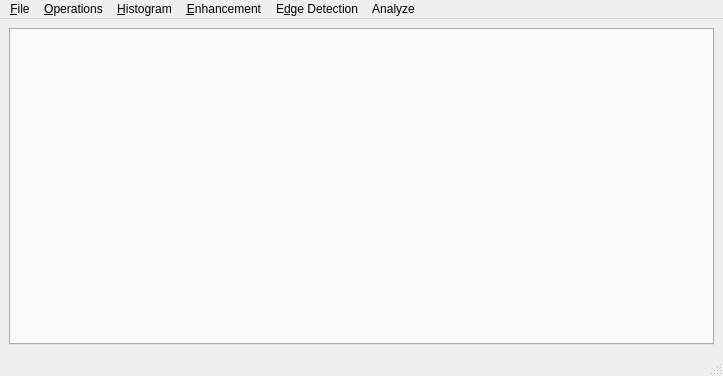
<?xml version="1.0" encoding="UTF-8"?>
<ui version="4.0">
 <class>MainWindow</class>
 <widget class="QMainWindow" name="MainWindow">
  <property name="geometry">
   <rect>
    <x>0</x>
    <y>0</y>
    <width>723</width>
    <height>376</height>
   </rect>
  </property>
  <property name="windowTitle">
   <string>MainWindow</string>
  </property>
  <widget class="QWidget" name="centralwidget">
   <layout class="QVBoxLayout" name="verticalLayout">
    <item>
     <widget class="QTabWidget" name="tabWidget">
      <property name="tabsClosable">
       <bool>true</bool>
      </property>
     </widget>
    </item>
   </layout>
  </widget>
  <widget class="QMenuBar" name="menubar">
   <property name="geometry">
    <rect>
     <x>0</x>
     <y>0</y>
     <width>723</width>
     <height>21</height>
    </rect>
   </property>
   <widget class="QMenu" name="menuFile">
    <property name="title">
     <string>&amp;File</string>
    </property>
    <addaction name="actionOpen"/>
    <addaction name="actionAbout_Image"/>
    <addaction name="actionSave"/>
   </widget>
   <widget class="QMenu" name="menuOperations">
    <property name="title">
     <string>&amp;Operations</string>
    </property>
    <widget class="QMenu" name="menuTwo_Pictures">
     <property name="title">
      <string>Arithmatic</string>
     </property>
     <addaction name="actionAdd"/>
     <addaction name="actionSubtract"/>
     <addaction name="actionMultiply"/>
     <addaction name="actionDivision"/>
    </widget>
    <widget class="QMenu" name="menuBoolean">
     <property name="title">
      <string>Boolean</string>
     </property>
     <addaction name="actionNot"/>
     <addaction name="actionAnd"/>
     <addaction name="actionOr"/>
    </widget>
    <widget class="QMenu" name="menuGeometry">
     <property name="title">
      <string>Geometry</string>
     </property>
     <widget class="QMenu" name="menuFlip">
      <property name="title">
       <string>Flip</string>
      </property>
      <addaction name="actionVertical"/>
      <addaction name="actionHorizontal"/>
     </widget>
     <widget class="QMenu" name="menuMirror">
      <property name="title">
       <string>Mirror</string>
      </property>
      <addaction name="actionCartesian"/>
      <addaction name="actionx_y"/>
     </widget>
     <widget class="QMenu" name="menuZoom">
      <property name="title">
       <string>Zoom</string>
      </property>
      <addaction name="actionIn"/>
      <addaction name="actionOut"/>
     </widget>
     <widget class="QMenu" name="menuRotation">
      <property name="title">
       <string>Rotation</string>
      </property>
      <addaction name="action90"/>
      <addaction name="action180"/>
      <addaction name="action270"/>
     </widget>
     <addaction name="actionTranslation"/>
     <addaction name="menuRotation"/>
     <addaction name="menuFlip"/>
     <addaction name="menuMirror"/>
     <addaction name="menuZoom"/>
    </widget>
    <widget class="QMenu" name="menuBrightening">
     <property name="title">
      <string>Brightening</string>
     </property>
     <addaction name="actionAdd_2"/>
     <addaction name="actionSubtract_2"/>
     <addaction name="actionMultiply_2"/>
     <addaction name="actionDivision_2"/>
    </widget>
    <addaction name="actionNegative"/>
    <addaction name="actionGrayscale"/>
    <addaction name="menuBrightening"/>
    <addaction name="separator"/>
    <addaction name="menuTwo_Pictures"/>
    <addaction name="menuBoolean"/>
    <addaction name="separator"/>
    <addaction name="menuGeometry"/>
    <addaction name="separator"/>
    <addaction name="actionBinary_Segmentation"/>
    <addaction name="actionThinning"/>
    <addaction name="separator"/>
    <addaction name="actionResize"/>
   </widget>
   <widget class="QMenu" name="menuHistogram">
    <property name="title">
     <string>&amp;Histogram</string>
    </property>
    <widget class="QMenu" name="menuRGB">
     <property name="title">
      <string>RGB Normal</string>
     </property>
     <addaction name="actionRed"/>
     <addaction name="actionGreen"/>
     <addaction name="actionBlue"/>
    </widget>
    <widget class="QMenu" name="menuRGB_Normalization">
     <property name="title">
      <string>RGB Normalization</string>
     </property>
     <addaction name="actionRed_2"/>
     <addaction name="actionGreen_2"/>
     <addaction name="actionBlue_2"/>
    </widget>
    <addaction name="actionNormal"/>
    <addaction name="actionNormalisasi"/>
    <addaction name="separator"/>
    <addaction name="menuRGB"/>
    <addaction name="menuRGB_Normalization"/>
   </widget>
   <widget class="QMenu" name="menuEnhancement">
    <property name="title">
     <string>&amp;Enhancement</string>
    </property>
    <widget class="QMenu" name="menuTransformation">
     <property name="title">
      <string>Transformation</string>
     </property>
     <addaction name="actionLog"/>
     <addaction name="actionInverse_Log"/>
     <addaction name="actionPower"/>
    </widget>
    <widget class="QMenu" name="menuHigh_Pass_Filter">
     <property name="title">
      <string>High Pass Filter</string>
     </property>
     <addaction name="action1"/>
     <addaction name="action2"/>
     <addaction name="action3"/>
     <addaction name="action4"/>
     <addaction name="action5"/>
     <addaction name="action6"/>
    </widget>
    <widget class="QMenu" name="menuBit_Slicing">
     <property name="title">
      <string>Bit Slicing</string>
     </property>
     <addaction name="actionRed_3"/>
     <addaction name="actionGreen_3"/>
     <addaction name="actionBlue_3"/>
     <addaction name="actionGrayscale_2"/>
    </widget>
    <addaction name="actionContrast_Stretching"/>
    <addaction name="menuTransformation"/>
    <addaction name="actionGray_Level_Slicing"/>
    <addaction name="menuBit_Slicing"/>
    <addaction name="separator"/>
    <addaction name="actionHistogram_Leveling"/>
    <addaction name="actionHistogram_Specification"/>
    <addaction name="separator"/>
    <addaction name="actionMedian_Filter"/>
    <addaction name="menuHigh_Pass_Filter"/>
    <addaction name="actionUnsharp_Masking"/>
    <addaction name="actionHighboost_Filter"/>
    <addaction name="separator"/>
   </widget>
   <widget class="QMenu" name="menuEdge_Detection">
    <property name="title">
     <string>E&amp;dge Detection</string>
    </property>
    <addaction name="actionGradient"/>
    <addaction name="actionLaplace"/>
    <addaction name="actionLaplace_of_Gaussian"/>
    <addaction name="actionSobel"/>
    <addaction name="actionPrewitt"/>
    <addaction name="actionRoberts"/>
    <addaction name="actionCanny"/>
   </widget>
   <widget class="QMenu" name="menuAnalyze">
    <property name="title">
     <string>Analyze</string>
    </property>
    <addaction name="actionNumber_Plate_Detector"/>
   </widget>
   <addaction name="menuFile"/>
   <addaction name="menuOperations"/>
   <addaction name="menuHistogram"/>
   <addaction name="menuEnhancement"/>
   <addaction name="menuEdge_Detection"/>
   <addaction name="menuAnalyze"/>
  </widget>
  <widget class="QStatusBar" name="statusbar"/>
  <action name="actionOpen">
   <property name="text">
    <string>&amp;Open</string>
   </property>
   <property name="shortcut">
    <string>Ctrl+O</string>
   </property>
  </action>
  <action name="actionNegative">
   <property name="text">
    <string>Negative</string>
   </property>
  </action>
  <action name="actionGrayscale">
   <property name="text">
    <string>Grayscale</string>
   </property>
  </action>
  <action name="actionAdd">
   <property name="text">
    <string>Add</string>
   </property>
  </action>
  <action name="actionSubtract">
   <property name="text">
    <string>Subtract</string>
   </property>
  </action>
  <action name="actionMultiply">
   <property name="text">
    <string>Multiply</string>
   </property>
  </action>
  <action name="actionDivision">
   <property name="text">
    <string>Division</string>
   </property>
  </action>
  <action name="actionNot">
   <property name="text">
    <string>Not</string>
   </property>
  </action>
  <action name="actionAnd">
   <property name="text">
    <string>And</string>
   </property>
  </action>
  <action name="actionOr">
   <property name="text">
    <string>Or</string>
   </property>
  </action>
  <action name="actionTranslation">
   <property name="text">
    <string>Translation</string>
   </property>
  </action>
  <action name="actionAdd_2">
   <property name="text">
    <string>Add</string>
   </property>
  </action>
  <action name="actionSubtract_2">
   <property name="text">
    <string>Subtract</string>
   </property>
  </action>
  <action name="actionMultiply_2">
   <property name="text">
    <string>Multiply</string>
   </property>
  </action>
  <action name="actionDivision_2">
   <property name="text">
    <string>Division</string>
   </property>
  </action>
  <action name="actionVertical">
   <property name="text">
    <string>Vertical</string>
   </property>
  </action>
  <action name="actionHorizontal">
   <property name="text">
    <string>Horizontal</string>
   </property>
  </action>
  <action name="actionCartesian">
   <property name="text">
    <string>Cartesian</string>
   </property>
  </action>
  <action name="actionx_y">
   <property name="text">
    <string>x = y</string>
   </property>
  </action>
  <action name="actionNormal">
   <property name="text">
    <string>Normal</string>
   </property>
  </action>
  <action name="actionNormalisasi">
   <property name="text">
    <string>Normalization</string>
   </property>
  </action>
  <action name="actionAbout_Image">
   <property name="text">
    <string>About Image</string>
   </property>
  </action>
  <action name="actionContrast_Stretching">
   <property name="text">
    <string>Contrast Stretching</string>
   </property>
  </action>
  <action name="actionLog">
   <property name="text">
    <string>Log</string>
   </property>
  </action>
  <action name="actionInverse_Log">
   <property name="text">
    <string>Inverse Log</string>
   </property>
  </action>
  <action name="actionPower">
   <property name="text">
    <string>Power</string>
   </property>
  </action>
  <action name="actionGray_Level_Slicing">
   <property name="text">
    <string>Gray Level Slicing</string>
   </property>
  </action>
  <action name="actionHistogram_Leveling">
   <property name="text">
    <string>Histogram Leveling</string>
   </property>
  </action>
  <action name="actionHistogram_Specification">
   <property name="text">
    <string>Histogram Specification</string>
   </property>
  </action>
  <action name="actionMedian_Filter">
   <property name="text">
    <string>Median Filter</string>
   </property>
  </action>
  <action name="action1">
   <property name="text">
    <string>1</string>
   </property>
  </action>
  <action name="action2">
   <property name="text">
    <string>2</string>
   </property>
  </action>
  <action name="action3">
   <property name="text">
    <string>3</string>
   </property>
  </action>
  <action name="action4">
   <property name="text">
    <string>4</string>
   </property>
  </action>
  <action name="action5">
   <property name="text">
    <string>5</string>
   </property>
  </action>
  <action name="action6">
   <property name="text">
    <string>6</string>
   </property>
  </action>
  <action name="actionUnsharp_Masking">
   <property name="text">
    <string>Unsharp Masking</string>
   </property>
  </action>
  <action name="actionHighboost_Filter">
   <property name="text">
    <string>Highboost Filter</string>
   </property>
  </action>
  <action name="actionIn">
   <property name="text">
    <string>In</string>
   </property>
  </action>
  <action name="actionOut">
   <property name="text">
    <string>Out</string>
   </property>
  </action>
  <action name="actionRed">
   <property name="text">
    <string>Red</string>
   </property>
  </action>
  <action name="actionGreen">
   <property name="text">
    <string>Green</string>
   </property>
  </action>
  <action name="actionBlue">
   <property name="text">
    <string>Blue</string>
   </property>
  </action>
  <action name="actionRed_2">
   <property name="text">
    <string>Red</string>
   </property>
  </action>
  <action name="actionGreen_2">
   <property name="text">
    <string>Green</string>
   </property>
  </action>
  <action name="actionBlue_2">
   <property name="text">
    <string>Blue</string>
   </property>
  </action>
  <action name="action90">
   <property name="text">
    <string>90</string>
   </property>
  </action>
  <action name="action180">
   <property name="text">
    <string>180</string>
   </property>
  </action>
  <action name="action270">
   <property name="text">
    <string>270</string>
   </property>
  </action>
  <action name="actionSave">
   <property name="text">
    <string>Save</string>
   </property>
  </action>
  <action name="actionRed_3">
   <property name="text">
    <string>Red</string>
   </property>
  </action>
  <action name="actionGreen_3">
   <property name="text">
    <string>Green</string>
   </property>
  </action>
  <action name="actionBlue_3">
   <property name="text">
    <string>Blue</string>
   </property>
  </action>
  <action name="actionGrayscale_2">
   <property name="text">
    <string>Grayscale</string>
   </property>
  </action>
  <action name="actionGradient">
   <property name="text">
    <string>Gradient</string>
   </property>
  </action>
  <action name="actionLaplace">
   <property name="text">
    <string>Laplace</string>
   </property>
  </action>
  <action name="actionLaplace_of_Gaussian">
   <property name="text">
    <string>Laplace of Gaussian</string>
   </property>
  </action>
  <action name="actionSobel">
   <property name="text">
    <string>Sobel</string>
   </property>
  </action>
  <action name="actionPrewitt">
   <property name="text">
    <string>Prewitt</string>
   </property>
  </action>
  <action name="actionRoberts">
   <property name="text">
    <string>Roberts</string>
   </property>
  </action>
  <action name="actionCanny">
   <property name="text">
    <string>Canny</string>
   </property>
  </action>
  <action name="actionBinary_Segmentation">
   <property name="text">
    <string>Binary Segmentation</string>
   </property>
  </action>
  <action name="actionThinning">
   <property name="text">
    <string>Thinning</string>
   </property>
  </action>
  <action name="actionNumber_Plate_Detector">
   <property name="text">
    <string>Number Plate Detector</string>
   </property>
  </action>
  <action name="actionResize">
   <property name="text">
    <string>Resize</string>
   </property>
  </action>
 </widget>
 <resources/>
 <connections/>
</ui>
